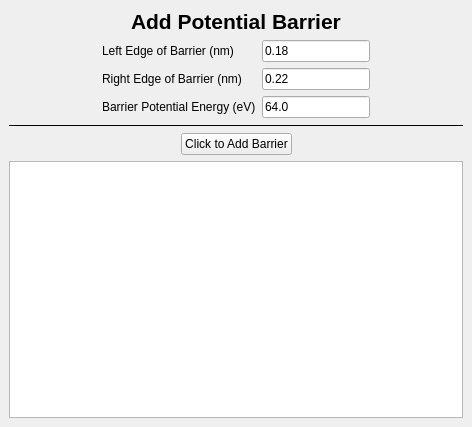
<?xml version="1.0" encoding="UTF-8"?>
<ui version="4.0">
 <class>AddBarrierDock</class>
 <widget class="QDockWidget" name="AddBarrierDock">
  <property name="geometry">
   <rect>
    <x>0</x>
    <y>0</y>
    <width>472</width>
    <height>427</height>
   </rect>
  </property>
  <property name="features">
   <set>QDockWidget::DockWidgetFloatable|QDockWidget::DockWidgetMovable</set>
  </property>
  <property name="windowTitle">
   <string>Add Barrier</string>
  </property>
  <widget class="QWidget" name="dockWidgetContents">
   <layout class="QVBoxLayout" name="verticalLayout">
    <item>
     <layout class="QHBoxLayout" name="horizontalLayout_3">
      <item>
       <spacer name="horizontalSpacer_6">
        <property name="orientation">
         <enum>Qt::Horizontal</enum>
        </property>
        <property name="sizeHint" stdset="0">
         <size>
          <width>40</width>
          <height>20</height>
         </size>
        </property>
       </spacer>
      </item>
      <item>
       <widget class="QLabel" name="label_4">
        <property name="font">
         <font>
          <pointsize>16</pointsize>
          <weight>75</weight>
          <bold>true</bold>
         </font>
        </property>
        <property name="text">
         <string>Add Potential Barrier</string>
        </property>
        <property name="wordWrap">
         <bool>true</bool>
        </property>
       </widget>
      </item>
      <item>
       <spacer name="horizontalSpacer_5">
        <property name="orientation">
         <enum>Qt::Horizontal</enum>
        </property>
        <property name="sizeHint" stdset="0">
         <size>
          <width>40</width>
          <height>20</height>
         </size>
        </property>
       </spacer>
      </item>
     </layout>
    </item>
    <item>
     <layout class="QHBoxLayout" name="horizontalLayout">
      <item>
       <spacer name="horizontalSpacer_2">
        <property name="orientation">
         <enum>Qt::Horizontal</enum>
        </property>
        <property name="sizeHint" stdset="0">
         <size>
          <width>40</width>
          <height>20</height>
         </size>
        </property>
       </spacer>
      </item>
      <item>
       <layout class="QFormLayout" name="formLayout">
        <item row="0" column="0">
         <widget class="QLabel" name="label">
          <property name="text">
           <string>Left Edge of Barrier (nm)</string>
          </property>
         </widget>
        </item>
        <item row="1" column="0">
         <widget class="QLabel" name="label_2">
          <property name="text">
           <string>Right Edge of Barrier (nm)</string>
          </property>
         </widget>
        </item>
        <item row="1" column="1">
         <widget class="QLineEdit" name="le_xmax">
          <property name="text">
           <string>0.22</string>
          </property>
         </widget>
        </item>
        <item row="2" column="0">
         <widget class="QLabel" name="label_3">
          <property name="text">
           <string>Barrier Potential Energy (eV)</string>
          </property>
         </widget>
        </item>
        <item row="2" column="1">
         <widget class="QLineEdit" name="le_barrierv">
          <property name="text">
           <string>64.0</string>
          </property>
         </widget>
        </item>
        <item row="0" column="1">
         <widget class="QLineEdit" name="le_xmin">
          <property name="text">
           <string>0.18</string>
          </property>
         </widget>
        </item>
       </layout>
      </item>
      <item>
       <spacer name="horizontalSpacer">
        <property name="orientation">
         <enum>Qt::Horizontal</enum>
        </property>
        <property name="sizeHint" stdset="0">
         <size>
          <width>40</width>
          <height>20</height>
         </size>
        </property>
       </spacer>
      </item>
     </layout>
    </item>
    <item>
     <widget class="Line" name="line">
      <property name="frameShadow">
       <enum>QFrame::Plain</enum>
      </property>
      <property name="lineWidth">
       <number>1</number>
      </property>
      <property name="orientation">
       <enum>Qt::Horizontal</enum>
      </property>
     </widget>
    </item>
    <item>
     <layout class="QHBoxLayout" name="horizontalLayout_2">
      <item>
       <spacer name="horizontalSpacer_4">
        <property name="orientation">
         <enum>Qt::Horizontal</enum>
        </property>
        <property name="sizeHint" stdset="0">
         <size>
          <width>40</width>
          <height>20</height>
         </size>
        </property>
       </spacer>
      </item>
      <item>
       <widget class="QPushButton" name="pb_add">
        <property name="text">
         <string>Click to Add Barrier</string>
        </property>
       </widget>
      </item>
      <item>
       <spacer name="horizontalSpacer_3">
        <property name="orientation">
         <enum>Qt::Horizontal</enum>
        </property>
        <property name="sizeHint" stdset="0">
         <size>
          <width>40</width>
          <height>20</height>
         </size>
        </property>
       </spacer>
      </item>
     </layout>
    </item>
    <item>
     <widget class="QTextEdit" name="te_addbarrier"/>
    </item>
   </layout>
  </widget>
 </widget>
 <resources/>
 <connections/>
</ui>
